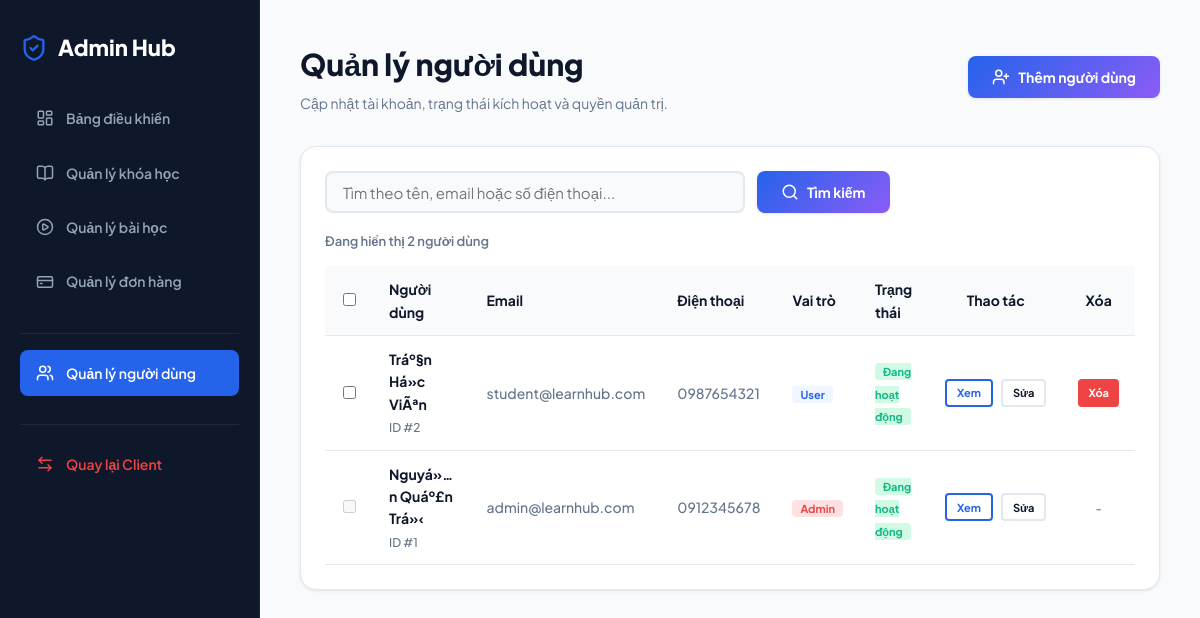
Before: /admin/users.php (signed in) with the older database file.
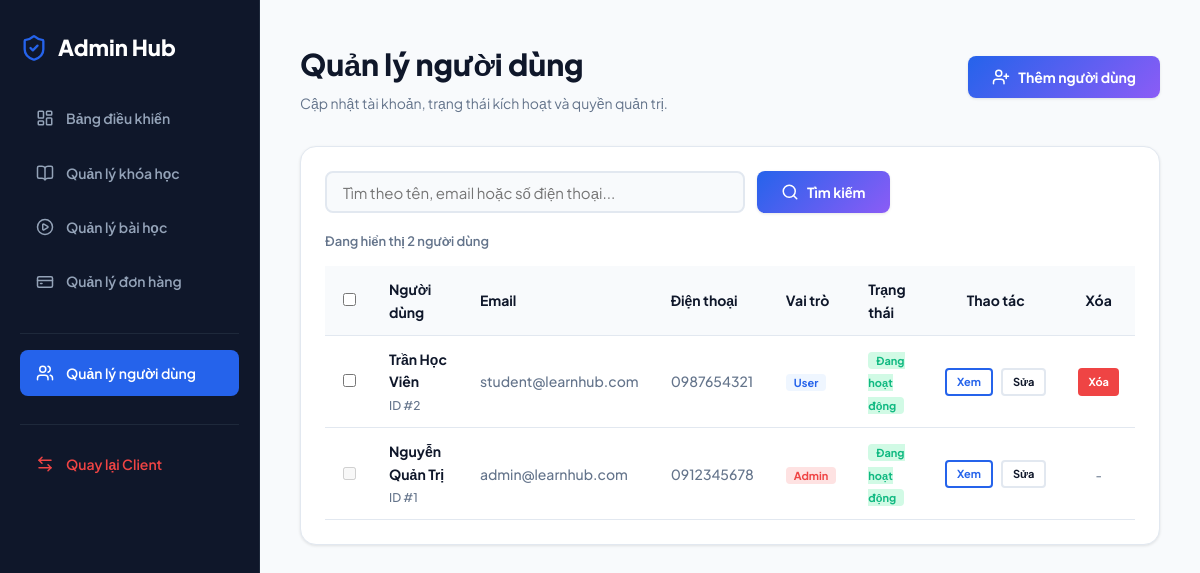
After: the same page with the newer database file.
### tables this page shows
CREATE TABLE `users` (
  `id` int NOT NULL AUTO_INCREMENT,
  `email` varchar(255) NOT NULL,
  `password` varchar(255) NOT NULL,
  `full_name` varchar(255) NOT NULL,
  `phone` varchar(20) DEFAULT NULL,
  `avatar` text,
  `active` tinyint(1) DEFAULT '1',
  `created_at` timestamp NULL DEFAULT CURRENT_TIMESTAMP,
  `updated_at` timestamp NULL DEFAULT CURRENT_TIMESTAMP ON UPDATE CURRENT_TIMESTAMP,
  PRIMARY KEY (`id`),
  UNIQUE KEY `email` (`email`)
);

### admin/users.php (the view, shortened to what the changed rows need)
<?php
require_once __DIR__ . '/../config/db.php';
$current_admin_id = $_SESSION['user_id'];
$action = $_GET['action'] ?? 'list';
$search = trim($_GET['search'] ?? '');
$users = [];
if ($action === 'list') {
    $sql = "
        SELECT u.*, GROUP_CONCAT(ur.role) AS roles
        FROM users u
        LEFT JOIN user_roles ur ON u.id = ur.user_id
    ";
    $params = [];
    $sql .= " GROUP BY u.id ORDER BY u.id DESC";
    $stmt = $pdo->prepare($sql);
    $stmt->execute($params);
    $users = $stmt->fetchAll() ?: [];
}
?>
<!DOCTYPE html>
<html lang="vi">
<head>
    <link rel="stylesheet" href="../assets/css/admin.css">
</head>
<body>
    <div class="admin-wrapper">
        <main class="admin-container">
            <div class="admin-users-page-header" style="display:flex;justify-content:space-between;align-items:center;margin-bottom:32px;gap:16px;">
                <div>
                    <h1 class="admin-users-page-title" style="font-size:30px;font-weight:800;color:var(--text-main);margin-bottom:4px;">
                        <?php echo $action === 'list' ? 'Quản lý người dùng' : ($action === 'add' ? 'Thêm người dùng' : ($action === 'view' ? 'Chi tiết người dùng' : 'Sửa người dùng')); ?>
                    </h1>
                </div>
            </div>
            <?php if ($action === 'list'): ?>
                <div class="admin-table-card">
                    <?php if (empty($users)): ?>
                        <p style="color:var(--text-muted);font-style:italic;text-align:center;padding:40px 0;">Không tìm thấy người dùng nào.</p>
                    <?php else: ?>
                        <form id="bulk-users-form" method="POST" action="users.php?search=<?php echo urlencode($search); ?>" data-confirm="Xóa các người dùng đã chọn? Tất cả dữ liệu liên quan sẽ bị xóa theo.">
                            <table style="width:100%;border-collapse:collapse;text-align:left;font-size:14px;">
                                <thead>
                                    <tr style="border-bottom:1px solid var(--border);font-weight:700;color:var(--text-main);background-color:var(--bg-main);">
                                        <th style="padding:12px 16px;width:48px;text-align:center;"><input type="checkbox" id="select-all-users" aria-label="Chọn tất cả người dùng"></th>
                                        <th style="padding:12px 16px;">Người dùng</th>
                                        <th style="padding:12px 16px;">Email</th>
                                        <th style="padding:12px 16px;">Điện thoại</th>
                                        <th style="padding:12px 16px;">Vai trò</th>
                                        <th style="padding:12px 16px;">Trạng thái</th>
                                        <th style="padding:12px 16px;text-align:center;">Thao tác</th>
                                        <th style="padding:12px 16px;text-align:center;">Xóa</th>
                                    </tr>
                                </thead>
                                <tbody>
                                    <?php foreach ($users as $u): ?>
                                        <?php $is_target_admin = strpos($u['roles'] ?? '', 'ROLE_ADMIN') !== false; ?>
                                        <tr style="border-bottom:1px solid var(--border);font-weight:500;">
                                            <td style="padding:12px 16px;text-align:center;">
                                                <input type="checkbox" class="user-row-check" name="user_ids[]" value="<?php echo $u['id']; ?>" <?php echo $u['id'] === $current_admin_id ? 'disabled' : ''; ?> aria-label="Chọn <?php echo htmlspecialchars($u['full_name']); ?>">
                                            </td>
                                            <td style="padding:12px 16px;"><strong><?php echo htmlspecialchars($u['full_name']); ?></strong><br><span style="font-size:12px;color:var(--text-muted);">ID #<?php echo $u['id']; ?></span></td>
                                            <td style="padding:12px 16px;color:var(--text-muted);"><?php echo htmlspecialchars($u['email']); ?></td>
                                            <td style="padding:12px 16px;color:var(--text-muted);"><?php echo htmlspecialchars($u['phone'] ?: 'Chưa cập nhật'); ?></td>
                                            <td style="padding:12px 16px;"><?php echo $is_target_admin ? '<span style="background:#fee2e2;color:var(--danger);padding:2px 8px;border-radius:4px;font-size:11px;font-weight:700;">Admin</span>' : '<span style="background:#eff6ff;color:var(--primary);padding:2px 8px;border-radius:4px;font-size:11px;font-weight:700;">User</span>'; ?></td>
                                            <td style="padding:12px 16px;"><?php echo $u['active'] ? '<span style="background:#d1fae5;color:var(--success);padding:2px 8px;border-radius:4px;font-size:11px;font-weight:700;">Đang hoạt động</span>' : '<span style="background:#f1f5f9;color:var(--text-muted);padding:2px 8px;border-radius:4px;font-size:11px;font-weight:700;">Bị khóa</span>'; ?></td>
                                            <td style="padding:12px 16px;text-align:center;">
                                                <div style="display:flex;gap:8px;justify-content:center;">
                                                    <a href="users.php?action=view&id=<?php echo $u['id']; ?>" class="btn btn-secondary" style="padding:4px 10px;font-size:11px;border-radius:4px;height:28px;">Xem</a>
                                                    <a href="users.php?action=edit&id=<?php echo $u['id']; ?>" class="btn btn-outline" style="padding:4px 10px;font-size:11px;border-radius:4px;height:28px;">Sửa</a>
                                                </div>
                                            </td>
                                            <td style="padding:12px 16px;text-align:center;">
                                                <?php if ($u['id'] !== $current_admin_id): ?>
                                                    <a href="users.php?action=delete&id=<?php echo $u['id']; ?>" class="btn btn-danger" style="padding:4px 10px;font-size:11px;border-radius:4px;height:28px;" data-confirm="Xóa người dùng này? Tất cả dữ liệu liên quan sẽ bị xóa theo.">Xóa</a>
                                                <?php else: ?>
                                                    <span style="color:var(--text-muted);font-size:12px;">-</span>
                                                <?php endif; ?>
                                            </td>
                                        </tr>
                                    <?php endforeach; ?>
                                </tbody>
                            </table>
                        </form>
                    <?php endif; ?>
                </div>
            <?php endif; ?>
        </main>
    </div>
</body>
</html>

Changed rows visible on the page:
changed users "student@learnhub.com": full_name "Tráº§n Há»c ViÃªn" → "Trần Học Viên"
changed users "admin@learnhub.com": full_name "Nguyá»…n Quáº£n Trá»‹" → "Nguyễn Quản Trị"
